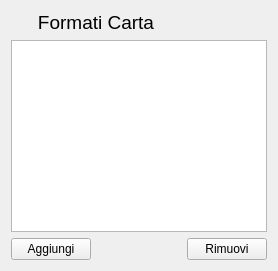
     <widget class="QWidget" name="widget_carta_formato" native="true">
      <layout class="QGridLayout" name="gridLayout_4">
       <item row="0" column="0" colspan="2">
        <widget class="QLabel" name="label_5">
         <property name="font">
          <font>
           <pointsize>14</pointsize>
          </font>
         </property>
         <property name="text">
          <string>Formati Carta</string>
         </property>
         <property name="alignment">
          <set>Qt::AlignCenter</set>
         </property>
        </widget>
       </item>
       <item row="1" column="0" colspan="3">
        <widget class="QTableView" name="tableView_carta_formato">
         <property name="sortingEnabled">
          <bool>true</bool>
         </property>
         <attribute name="horizontalHeaderDefaultSectionSize">
          <number>200</number>
         </attribute>
         <attribute name="horizontalHeaderStretchLastSection">
          <bool>true</bool>
         </attribute>
         <attribute name="verticalHeaderDefaultSectionSize">
          <number>30</number>
         </attribute>
        </widget>
       </item>
       <item row="2" column="0">
        <widget class="QPushButton" name="bottone_carta_formato_aggiungi">
         <property name="text">
          <string>Aggiungi</string>
         </property>
        </widget>
       </item>
       <item row="2" column="1">
        <spacer name="horizontalSpacer_5">
         <property name="orientation">
          <enum>Qt::Horizontal</enum>
         </property>
         <property name="sizeHint" stdset="0">
          <size>
           <width>40</width>
           <height>20</height>
          </size>
         </property>
        </spacer>
       </item>
       <item row="2" column="2">
        <widget class="QPushButton" name="bottone_carta_formato_rimuovi">
         <property name="text">
          <string>Rimuovi</string>
         </property>
        </widget>
       </item>
      </layout>
     </widget>
